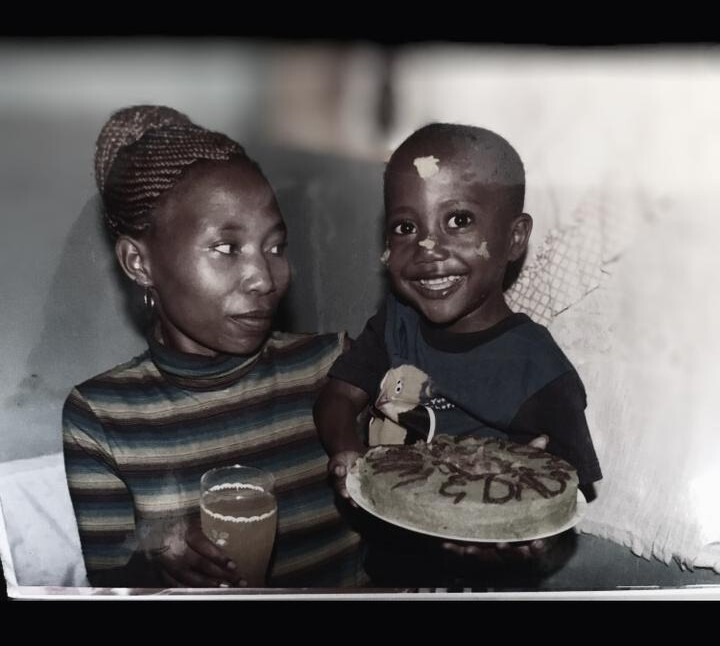
#> input picture public/profile-pic.jpg, 720 x 646 px
$ python crop_image.py
#> lines starting #> are read from the running program, lines starting #| are printed output that depends on the picture
from PIL import Image, ImageChops

def trim(im):
    bg = Image.new(im.mode, im.size, im.getpixel((0,0)))
    diff = ImageChops.difference(im, bg)
    diff = ImageChops.add(diff, diff, 2.0, -100)
    bbox = diff.getbbox()
    if bbox:
        return im.crop(bbox)
    return im

try:
    img_path = "public/profile-pic.jpg"
    im = Image.open(img_path)
#> im is the input picture: PIL image 720x646 RGB; mean R, G, B 99.1, 96.2, 96.1
    # The image might have not-perfectly-black pixels, so we use a more robust method or just simple bbox if valid
    # Let's try a simple crop assuming top/bottom are roughly black
    # Convert to RGB to be safe
    im = im.convert('RGB')

    # Get bounding box of non-black regions
    # We can iterate or use ImageChops
    # Simple way:
    bg = Image.new(im.mode, im.size, (0,0,0))
#> bg: PIL image 720x646 RGB; every value is 0
    diff = ImageChops.difference(im, bg)
    diff = ImageChops.add(diff, diff, 2.0, -20) # Threshold
    bbox = diff.getbbox()
#> bbox = (0, 36, 720, 601)

    if bbox:
        print(f"Original size: {im.size}")
#| Original size: (720, 646)
        print(f"Cropping to: {bbox}")
#| Cropping to: (0, 36, 720, 601)
        cropped = im.crop(bbox)
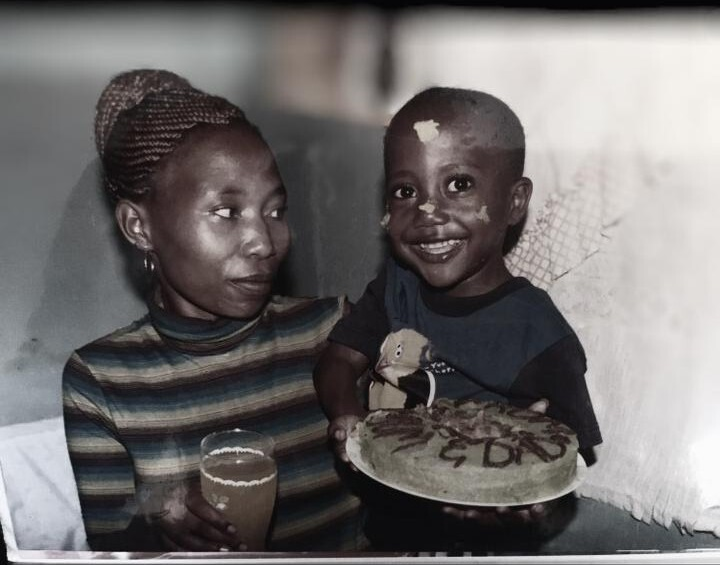
#> cropped: PIL image 720x565 RGB; mean R, G, B 112.4, 109.1, 108.8
        cropped.save(img_path)
        print("Success")
    else:
        print("No crop needed or failed to detect")

except Exception as e:
    print(f"Error: {e}")
